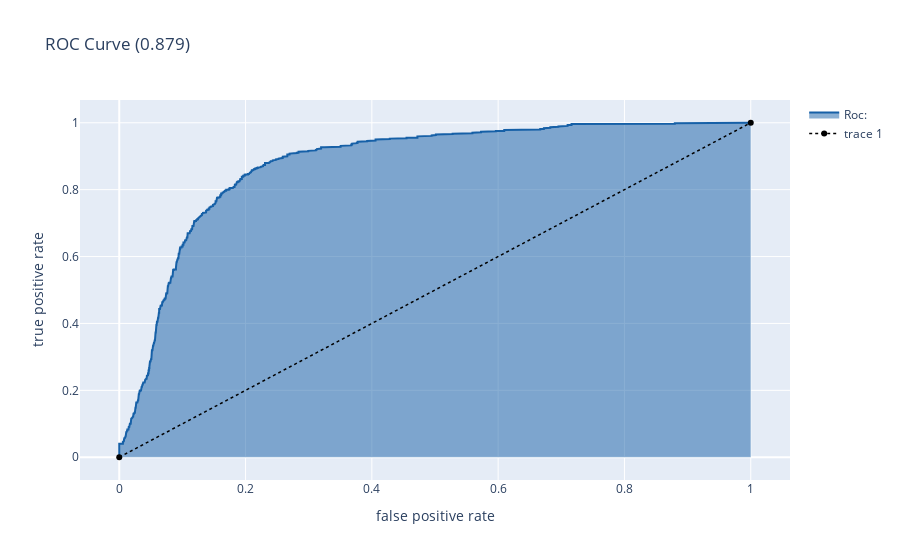

The notebook cell saved with this chart:
### Code cell
from sklearn.ensemble import RandomForestClassifier

model = RandomForestClassifier(max_depth = 5,random_state = 42,n_estimators=200)
model.fit(X_train,Y_train)

Y_score = model.predict_proba(X_test)[:,1]
y_pred = model.predict(X_test)

print('Random Forest')
print('acc:',accuracy_score(Y_test,y_pred))
print('recall:',recall_score(Y_test,y_pred))
print('f1:',f1_score(Y_test,y_pred))

roccurve()

### Figure 1 — Plotly figure (JSON) as saved in the notebook; plotly's stock layout.template omitted (floating-point values rounded to 4 significant figures; data arrays with more than 128 entries replaced by an {"elided": "..."} marker saying what was removed)
{"data": [{"fill": "tozeroy", "line": {"color": "rgb(22,96,167)", "width": 2}, "name": "Roc:", "type": "scatter", "x": {"elided": "802 float values"}, "y": {"elided": "802 float values"}}, {"line": {"color": "black", "dash": "dot", "width": 1.5}, "type": "scatter", "x": [0, 1], "y": [0, 1]}], "layout": {"title": {"text": "ROC Curve (0.879)"}, "xaxis": {"title": {"text": "false positive rate"}}, "yaxis": {"title": {"text": "true positive rate"}}}}
